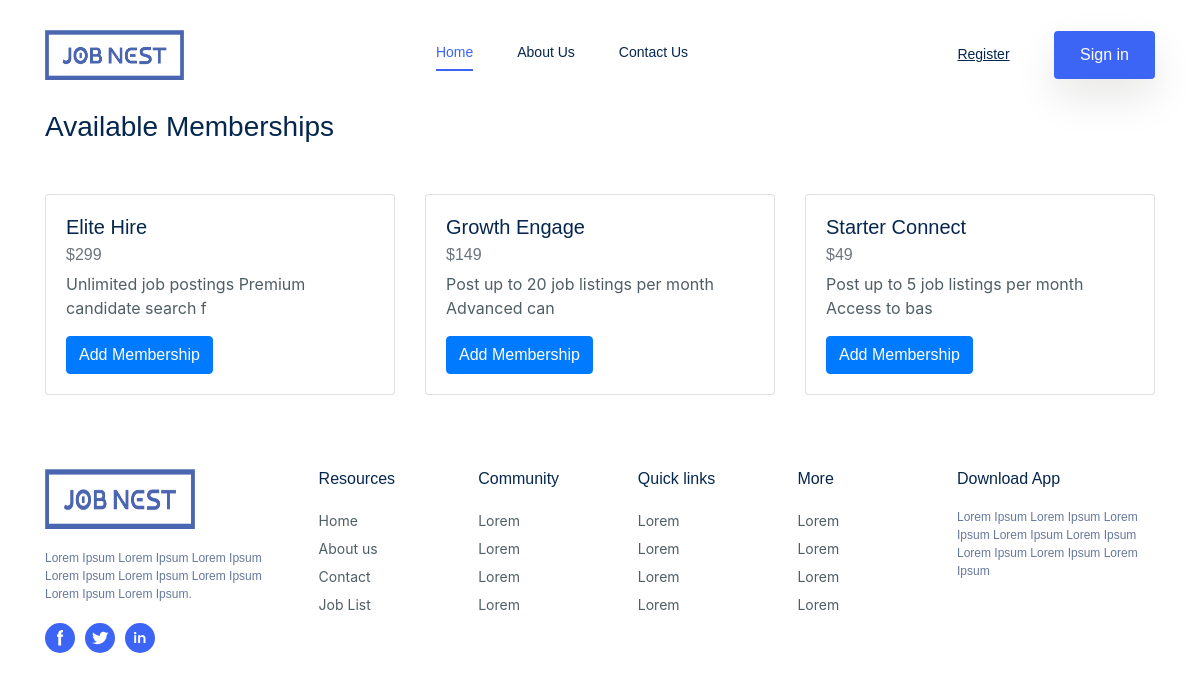
/membership.php, run on the app's committed database.
### tables this page shows
CREATE TABLE `tbl_membership` (
  `Membership_id` int(11) NOT NULL,
  `Name` varchar(50) NOT NULL,
  `Description` varchar(255) NOT NULL,
  `Price` float NOT NULL,
  `Status` int(11) NOT NULL
);

### membership.php (the view, shortened to what this page needs)
<?php
include('include/head.php');
include('include/header.php');
require_once 'include/config.php';
$query = "SELECT * FROM tbl_membership WHERE Status = 1 ORDER BY Membership_id DESC";
$result = mysqli_query($dbconnection, $query);
?>
<!DOCTYPE html>
<html>
<head>
    <link rel="stylesheet" href="https://stackpath.bootstrapcdn.com/bootstrap/4.5.2/css/bootstrap.min.css">
</head>
<body>
    <main class="main">
        <div class="container">
            <h3 class="mt-0 color-brand-1 mb-50">Available Memberships</h3>
            <div class="row">
                <?php
                if (mysqli_num_rows($result) > 0) {
                    while ($row = mysqli_fetch_assoc($result)) {
                        ?>
                        <div class="col-xl-4 col-lg-4 col-md-6 col-sm-12">
                            <div class="card hover-up mb-4">
                                <div class="card-body">
                                    <h5 class="card-title"><?php echo htmlspecialchars($row['Name']); ?></h5>
                                    <h6 class="card-subtitle mb-2 text-muted">$<?php echo htmlspecialchars($row['Price']); ?></h6>
                                    <p class="card-text"><?php echo htmlspecialchars($row['Description']); ?></p>
                                    <a href="checkout.php?Membership_id=<?php echo $row['Membership_id']; ?>" class="btn btn-primary">Add Membership</a>
                                </div>
                            </div>
                        </div>
                        <?php
                    }
                } else {
                    echo '<p class="text-center">No memberships available at the moment.</p>';
                }
                ?>
            </div>
        </div>
    </main>
    <?php include ('include/footer.php'); ?>
</body>
</html>

### data on the page
tbl_membership: Name "Elite Hire", Price "299", Description "Unlimited job postings Premium candidate search f"
tbl_membership: Name "Growth Engage", Price "149", Description "Post up to 20 job listings per month Advanced can"
tbl_membership: Name "Starter Connect", Price "49", Description "Post up to 5 job listings per month Access to bas"
